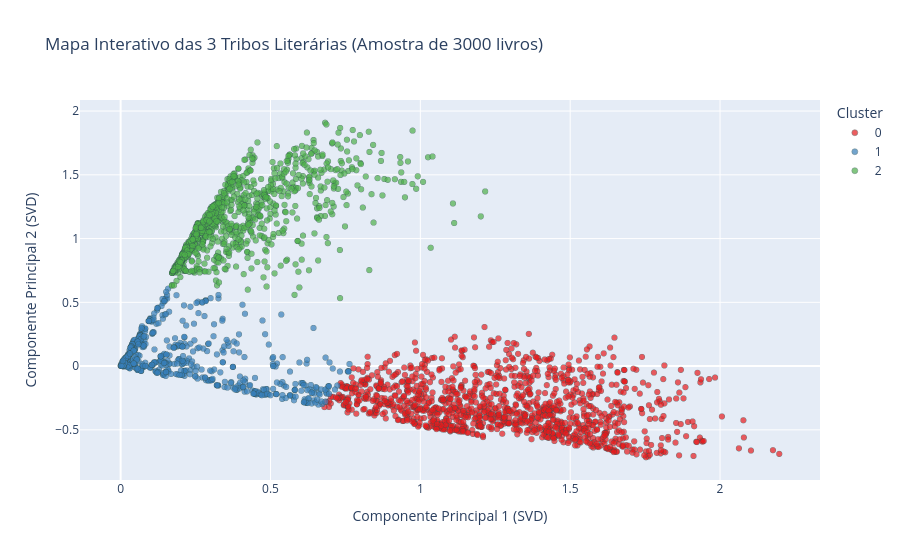

Notebook source saved alongside this figure:
### Markdown cell above
### Visualização 2D das Tribos
Como usamos SVD com 2 componentes, nós já temos as coordenadas X e Y perfeitas para desenhar o nosso mapa literário!

### Code cell
# Preparando os dados para o Plotly
df_plot = pd.DataFrame({
    'Componente Principal 1 (SVD)': genre_svd_final[:, 0],
    'Componente Principal 2 (SVD)': genre_svd_final[:, 1],
    'Cluster': df_final['Cluster'].astype(str),
    'Título': df_final['title']
})

# Para o gráfico não travar o navegador, pegamos uma amostra aleatória de 3.000 livros
df_plot_sample = df_plot.sample(3000, random_state=42)

fig = px.scatter(
    df_plot_sample, 
    x='Componente Principal 1 (SVD)', 
    y='Componente Principal 2 (SVD)', 
    color='Cluster', 
    hover_name='Título',
    title='Mapa Interativo das 3 Tribos Literárias (Amostra de 3000 livros)',
    category_orders={'Cluster': ['0', '1', '2']},
    color_discrete_sequence=px.colors.qualitative.Set1
)

fig.update_traces(marker=dict(size=6, opacity=0.7, line=dict(width=0.5, color='DarkSlateGrey')))
fig.show()

### Figure 1 — Plotly figure (JSON) as saved in the notebook; plotly's stock layout.template omitted (floating-point values rounded to 4 significant figures; data arrays with more than 128 entries replaced by an {"elided": "..."} marker saying what was removed)
{"data": [{"hovertemplate": "<b>%{hovertext}</b><br><br>Cluster=0<br>Componente Principal 1 (SVD)=%{x}<br>Componente Principal 2 (SVD)=%{y}<extra></extra>", "hovertext": {"elided": "1185 str values"}, "legendgroup": "0", "marker": {"color": "rgb(228,26,28)", "line": {"color": "DarkSlateGrey", "width": 0.5}, "opacity": 0.7, "size": 6, "symbol": "circle"}, "mode": "markers", "name": "0", "showlegend": true, "type": "scattergl", "x": {"elided": "1185 float values"}, "xaxis": "x", "y": {"elided": "1185 float values"}, "yaxis": "y"}, {"hovertemplate": "<b>%{hovertext}</b><br><br>Cluster=1<br>Componente Principal 1 (SVD)=%{x}<br>Componente Principal 2 (SVD)=%{y}<extra></extra>", "hovertext": {"elided": "770 str values"}, "legendgroup": "1", "marker": {"color": "rgb(55,126,184)", "line": {"color": "DarkSlateGrey", "width": 0.5}, "opacity": 0.7, "size": 6, "symbol": "circle"}, "mode": "markers", "name": "1", "showlegend": true, "type": "scattergl", "x": {"elided": "770 float values"}, "xaxis": "x", "y": {"elided": "770 float values"}, "yaxis": "y"}, {"hovertemplate": "<b>%{hovertext}</b><br><br>Cluster=2<br>Componente Principal 1 (SVD)=%{x}<br>Componente Principal 2 (SVD)=%{y}<extra></extra>", "hovertext": {"elided": "1045 str values"}, "legendgroup": "2", "marker": {"color": "rgb(77,175,74)", "line": {"color": "DarkSlateGrey", "width": 0.5}, "opacity": 0.7, "size": 6, "symbol": "circle"}, "mode": "markers", "name": "2", "showlegend": true, "type": "scattergl", "x": {"elided": "1045 float values"}, "xaxis": "x", "y": {"elided": "1045 float values"}, "yaxis": "y"}], "layout": {"legend": {"title": {"text": "Cluster"}, "tracegroupgap": 0}, "title": {"text": "Mapa Interativo das 3 Tribos Literárias (Amostra de 3000 livros)"}, "xaxis": {"anchor": "y", "domain": [0, 1], "title": {"text": "Componente Principal 1 (SVD)"}}, "yaxis": {"anchor": "x", "domain": [0, 1], "title": {"text": "Componente Principal 2 (SVD)"}}}}
